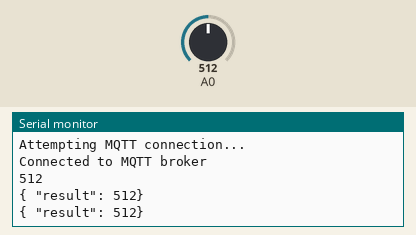
A program run on a simulated ESP8266 (NodeMCU). On the bench: the last lines printed to the serial monitor. Inputs (shaded band) come from the test bench; at power-on: A0 = 512. WiFi joins after 1.5 s; servers stay silent unless stated; no MQTT or app messages arrive unless stated.

Above: at 5.2 s.
5.3 s: A0 set to 716
At 6.6 s:
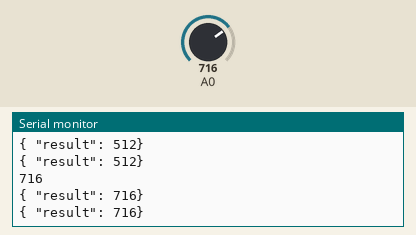
6.8 s: A0 set to 900
At 7.8 s:
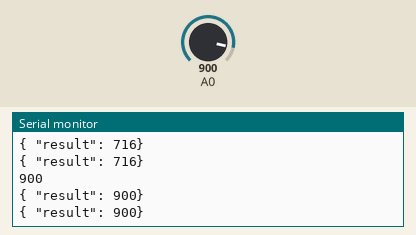
Timing chart, 0 to 9.8 s (numbered marks = the images above; inputs shaded):
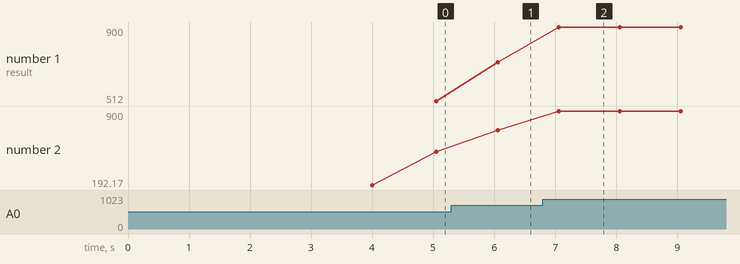

Measured:
- after the input at 5.3 s, the serial monitor: prints a new line after 0.76 s (image 1)
- after the input at 6.8 s, the serial monitor: prints a new line after 0.26 s (image 2)
- plotted number 1: 512 → 716 after the input at 5.3 s, 716 → 900 after the input at 6.8 s
- plotted number 2: 512 → 716 after the input at 5.3 s, 716 → 900 after the input at 6.8 s

The program:

main.cpp
````````````````````````````````````````````````````````````````````````````````````````````````````````````````````````cpp
/*
    MQTT Client for an ESP8266 device that sends binary sensordata to
    a MQTT broker.
*/

#include <ESP8266WiFi.h>
#include <PubSubClient.h>

const char* ssid = "geodan";
const char* password = "";
const char* mqtt_server = "gost.geodan.nl";

const char* outTopic = "GOST/Datastreams(32)/Observations";

WiFiClient espClient;
PubSubClient client(espClient);
char data[80];

void setup_wifi() {

    Serial.print("Connecting to wifi network: ");
    Serial.println(ssid);

    WiFi.begin(ssid, password);

    while (WiFi.status() != WL_CONNECTED) {
        delay(100);
        Serial.print(".");
    }

    digitalWrite(13, LOW);
    delay(500);
    digitalWrite(13, HIGH);
    delay(500);
    digitalWrite(13, LOW);
    delay(500);
    digitalWrite(13, HIGH);

    Serial.println("Connected: ");
    Serial.println("IP address: ");
    Serial.println(WiFi.localIP());
}

void reconnect() {
  // Loop until we're reconnected
    while (!client.connected()) {
        Serial.println("Attempting MQTT connection...");

        // Attempt to connect
        if (client.connect("ESP8266Client-Plants```````````````````````````````````````````````````````````````````````````````````````````````````````````````````````")) {
            Serial.println("Connected to MQTT broker");
        } else {
            Serial.print("failed, rc=");
            Serial.print(client.state());
            Serial.println(" try again in 5 seconds");
            // Wait 5 seconds before retrying
            for(int i = 0; i<5000; i++){
                delay(1);
            }
        }
    }
}

void setup() {
    pinMode(A0, INPUT);
    digitalWrite(13, LOW);
    delay(500);
    digitalWrite(13, HIGH);
    delay(500);
    Serial.begin(115200);
    setup_wifi();
    Serial.println(mqtt_server);
    client.setServer(mqtt_server, 1883);
}

void loop() {
    delay(1000);
    if (!client.connected()) {
        reconnect();
    }
    client.loop();

    uint16 out = analogRead(A0);
    Serial.println(out);
    String payload = "{ \"result\": " + String(out) + "}";
    Serial.println(payload);
    payload.toCharArray(data, (payload.length() + 1));
    Serial.println(data);

    client.publish(outTopic, data);
}
````````````````````````````````````````````````````````````````````````````````````````````````````````````````````````
